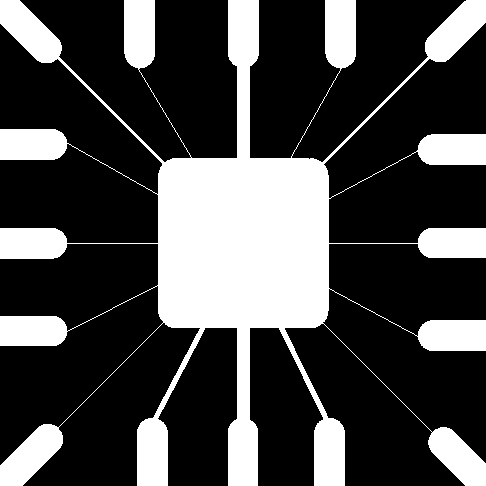
#> input picture src/pcb.tif, 486 x 486 px, found by its file name
$ jupyter execute --allow-errors 09_Erosion_and_Dilation.ipynb
#> lines starting #> are read from the running program, lines starting #| are printed output that depends on the picture; after the words box and inside, x2 and y2 are one past the last pixel; in counts of white or black regions, pixels touching at a corner belong together
<a href="https://colab.research.google.com/github/dev02chandan/Signal-and-Image-Processing/blob/main/9_Erosion_and_Dilation.ipynb" target="_parent"></a>

### **Aim:**

    a. Perform erosion on the given test image using a square structuring element of size 11x11,15x15, 45x45.

    b. Analyse the effect of changing structuring element and increasing structuring element size on the eroded image.

    c. Perform dilation on the given test image with broken text characters using a suitable structuring element to show that the broken segments were joined.

### Imports and Reading Images

[cell 1]
import cv2
import numpy as np
import matplotlib.pyplot as plt

[cell 2]
pcb = cv2.imread("pcb.tif",0)
#> pcb: shape (486, 486); 28.1% white; 1 white region, box (x1, y1, x2, y2) and area: (0, 0, 486, 486) 66259

[cell 3]
# Getting the shape of the image
m,n = pcb.shape
#> m = 486; n = 486
print(m,n)
#| 486 486

[cell 4]
plt.imshow(pcb , cmap="gray")
plt.title("Original Image of PCB")

[cell 5]
text = cv2.imread("text.tif",0)
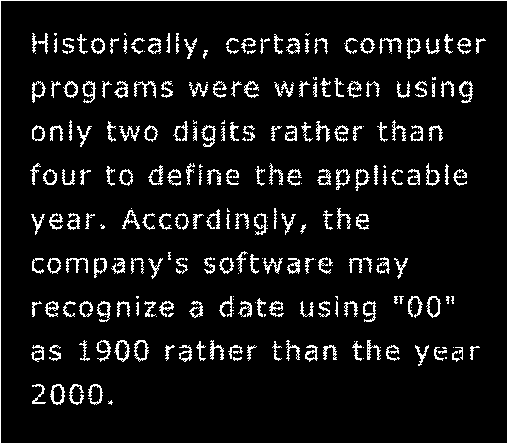
#> input picture src/text.tif, 508 x 444 px, found by its file name
#> text: shape (444, 508); 7.9% white in thin lines or dots

[cell 6]
m1,n1 = text.shape
#> m1 = 444; n1 = 508
print(m1,n1)
#| 444 508

[cell 7]
plt.imshow(text, cmap='gray')
plt.title("Original Image of Text")

### Defining Functions for Erosion and Dilation

[cell 8]
def Erosion(img):

    m,n = img.shape
#> m = 486; n = 486

    k=int(input("Enter the size of the structuring element: "))
#> the answer given: 100
    # Gives the size of the structuring element
    SE= np.ones((k,k), dtype=np.uint8)
    # SE is structuring element
    constant= (k-1)//2


    new_img = np.zeros((m,n), dtype = np.uint8)
    # creating the image of the same size

    for i in range(constant, m-constant):
        for j in range(constant, n-constant):
            temp =  img[i-constant:i+constant+1, j-constant: j+constant+1]
            product = temp*SE
            new_img[i,j]= np.min(product)
#> new_img: shape (486, 486); every value is 0
#> the answer given: 100
#> the answer given: 100
            # if there is 0 - 0 is returned - else 1

    return new_img

[cell 9]
def plotting(img, new_image, erosion=True):
    plt.figure(figsize=(10,5))
    plt.subplot(1,2,1)
    plt.imshow(img, cmap="gray")
    plt.title("Original Image")

    if(erosion==False):
        plt.subplot(1,2,2)
        plt.imshow(new_image, cmap="gray")

    else:
        plt.subplot(1,2,2)
        plt.imshow(new_image, cmap="gray")
        plt.title("Eroded Image")

[cell 10]
def Dilation(img):
    p,q= text.shape
#> p = 444; q = 508

    SED= np.array([[0,1,0], [1,1,1], [0,1,0]])
    constant1= 1

    imgDilate= np.zeros((p,q), dtype= np.uint8)


    for i in range(constant1, p-constant1):
        for j in range(constant1, q-constant1):
            temp= text[i-constant1:i+constant1+1, j-constant1:j+constant1+1]
            product= temp*SED
            imgDilate[i,j]= np.max(product)
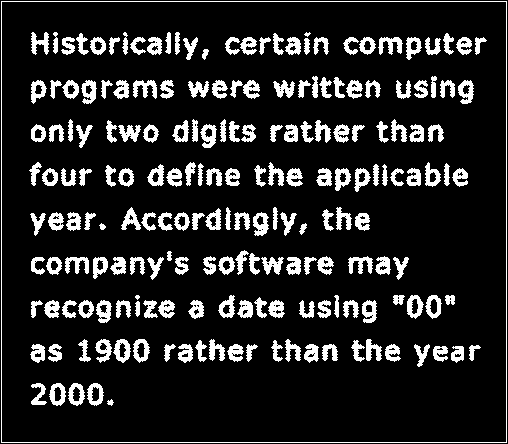
#> imgDilate: shape (444, 508); 14.4% white; 194 white regions (2 under 20 px), largest, box (x1, y1, x2, y2) and area: (1, 1, 507, 443) 1892, (133, 80, 157, 99) 257, (378, 37, 403, 55) 251

    return imgDilate

### Erosion:

Erosion removes pixels on object boundaries

Size of Structuring element = 11

#> (a cell that did not finish here is left out)

Size of Structuring element = 15

#> (a cell that did not finish here is left out)

Size of Structuring element = 45

#> (a cell that did not finish here is left out)

### Dilation

Dilation adds pixels to the boundaries of objects in an image.

[cell 14]
# Dilation on Text
Dilated_text = Dilation(text)
plotting(text, Dilated_text, erosion=False)
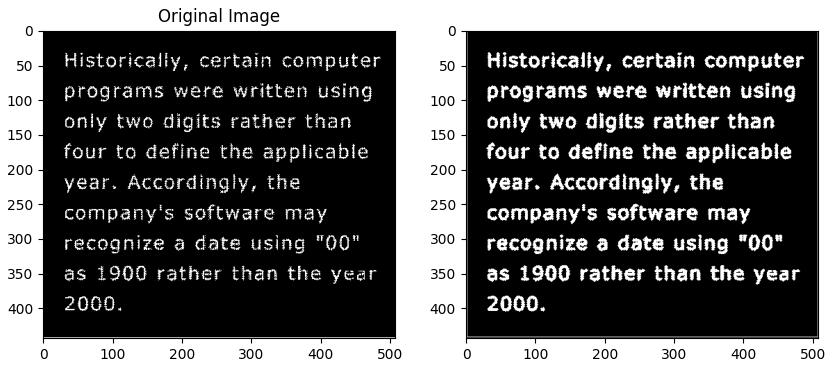
#> figure drawn by matplotlib, 2 panels
